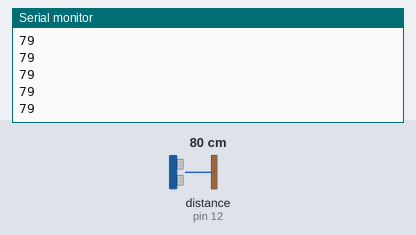
This sketch was run on a simulated Arduino Uno, built with avr-gcc and run on an emulated ATmega328P. Parts: the last lines printed to the serial monitor. Wiring (inferred from the names in the program): ultrasonic range finder: trigger pin 13; echo pin 12. The test bench sets the inputs (shaded band); at power-on: distance to the obstacle (sensor on pin 12) 80 cm. The echo pulse lasts 58.3 µs per cm.

Above: at 1.2 s.
1.3 s: distance to the obstacle (sensor on pin 12) set to 2 cm
At 1.59 s:
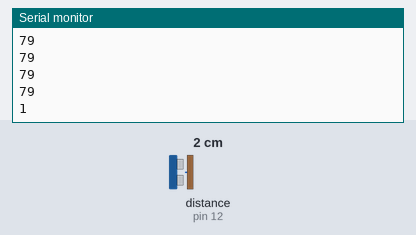
2.8 s: distance to the obstacle (sensor on pin 12) set to 4 cm
At 2.8 s:
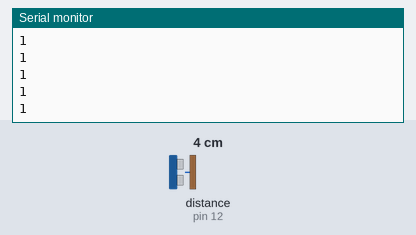
Timing chart, 0 to 5.8 s (numbered marks = the images above; inputs shaded):
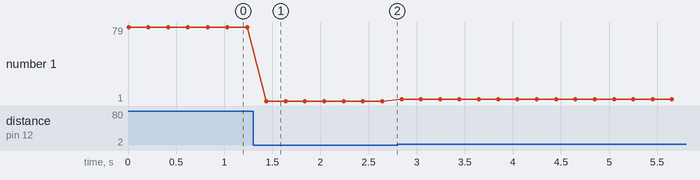

The sketch:

ultrasonic.ino
```cpp
#define TRIG 13
#define ECHO 12
void setup() {
  // put your setup code here, to run once:
  pinMode(TRIG, OUTPUT);
  pinMode(ECHO, INPUT);
  Serial.begin(9600);
}

void loop() {
  // put your main code here, to run repeatedly:
  digitalWrite(TRIG, LOW);
  delayMicroseconds(2);
  digitalWrite(TRIG, HIGH);
  delayMicroseconds(5);
  digitalWrite(TRIG, LOW);

  int duration = pulseIn(ECHO, HIGH);
  int distance = (0.0343)*(duration/2);
  Serial.println(distance);
  delay(200);
}
```

Measured:
- after the input at 1.3 s, the serial monitor: prints a new line after 0.14 s (image 1)
- plotted number 1: 79 → 1 after the input at 1.3 s, 1 → 3 after the input at 2.8 s
